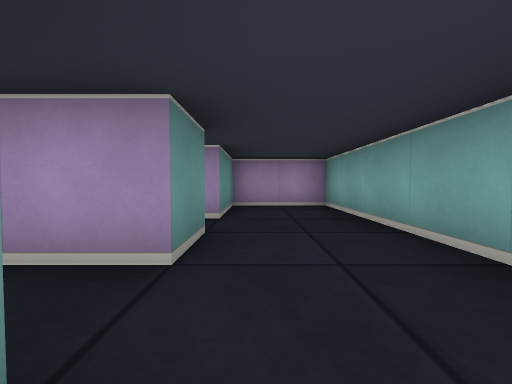
View 1 (above)

12 first-person views from a walk through a cub3D level. The camera is about half as high as the walls, tilts 2° down and sees 90° across. The floor is counted in squares. Each view is taken from the middle of a square. On the plan, view 1 faces up. The plan holds only what a view shows up to about 9 squares ahead; the rest is blank.

View 2
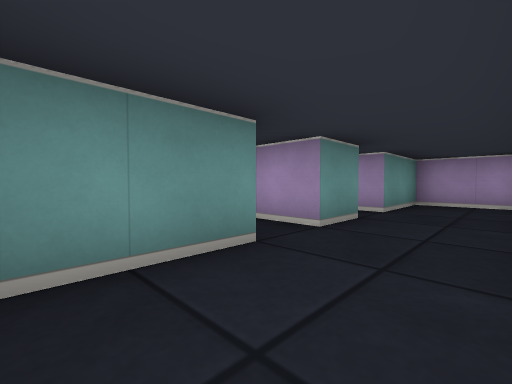

View 3
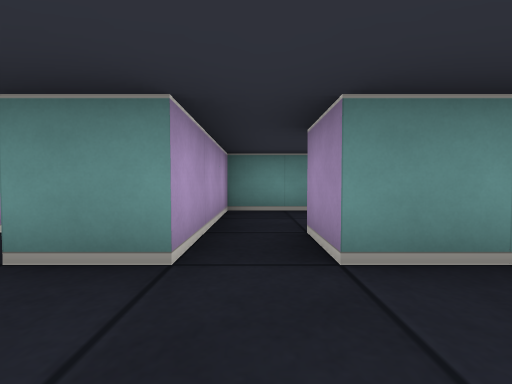

View 4
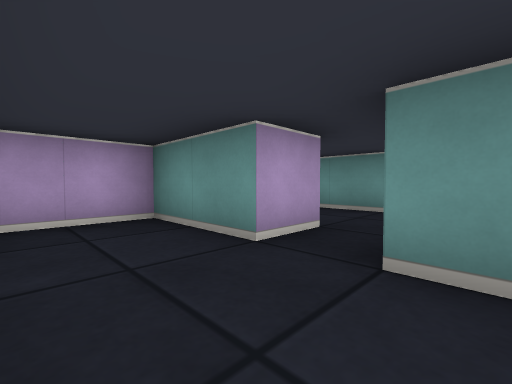

View 5
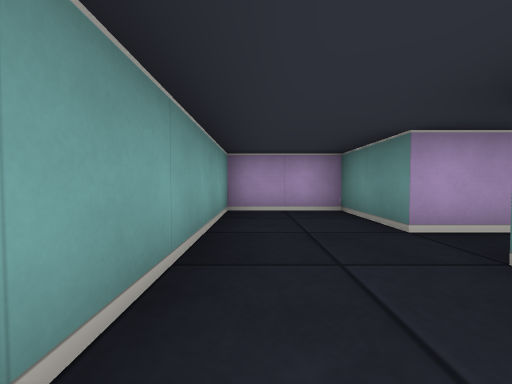

View 6
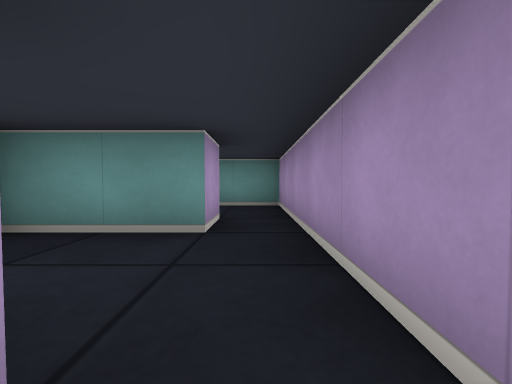

View 7
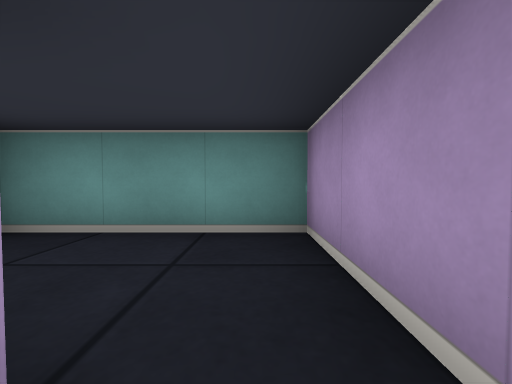

View 8
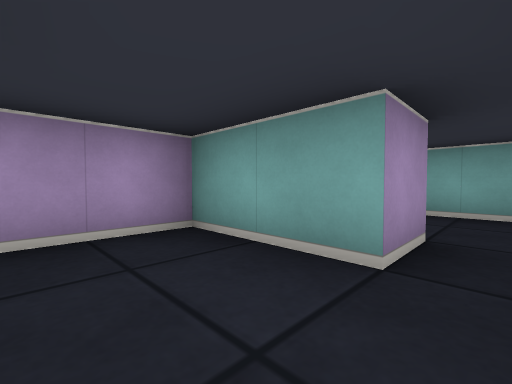

View 9
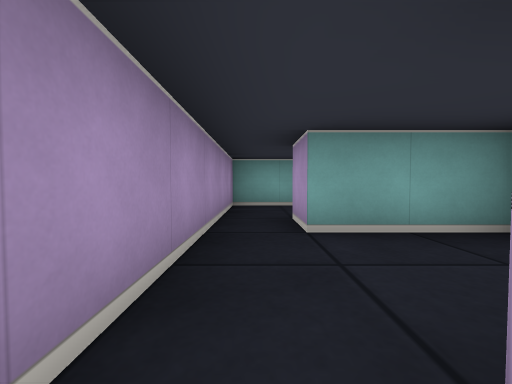

View 10
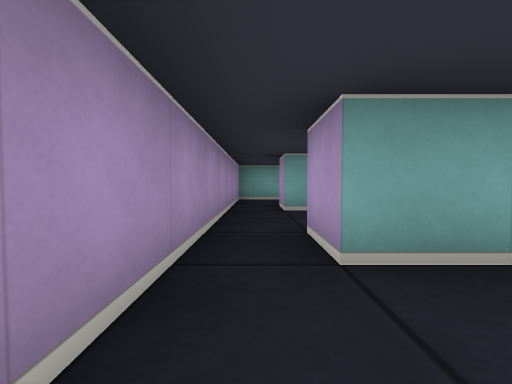

View 11
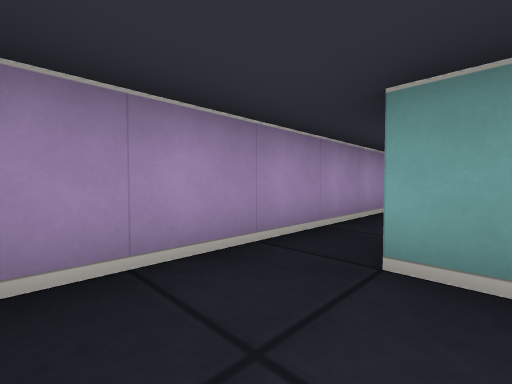

View 12
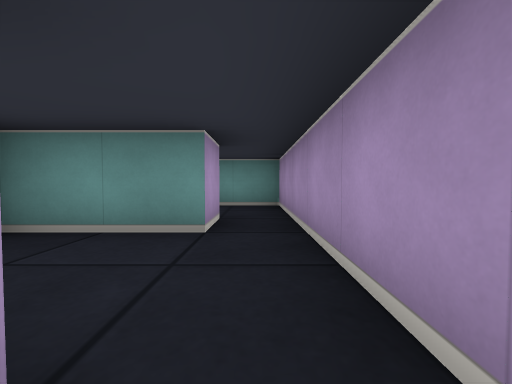

### Floor plan
Points are (right, up) in squares from view 1. A wall is a line through its corners. A room is listed if a view was taken in it or the views show most of it. See-through windows are left out.
Room 1 (views 1, 2, 4, 6)
walls: (-0.5, 2.5) (-0.5, 1.5) (-1.5, 1.5); (-1.6, 0.5) (-0.5, 0.5) (-0.5, -1.5) (1.5, -1.5) (1.5, 2.5)
ways out: opening at (0.5, 2) to room 2; opening at (-1, 1) to room 3
Room 2 (views 3, 5)
walls: (1.5, 2.5) (1.5, 5.5) (-0.5, 5.5) (-0.5, 3.5)
ways out: opening at (0.5, 2) to room 1; opening at (-1, 3) to room 4
Room 3 (view 7)
walls: (-4.5, 0.5) (-3.5, 0.5) (-3.5, -1.5); (-1.5, 1.5) (-4.5, 1.5)
ways out: opening at (-1, 1) to room 1; opening at (-4, 1) to room 8
Room 4 (view 8)
walls: (-0.5, 3.5) (-1.5, 3.5) (-1.5, 4.5); (-3.5, 4) (-3.5, 2.5) (-0.5, 2.5)
ways out: opening at (-1, 3) to room 2; opening at (-2.5, 4) to room 9
Room 5 (views 9, 12)
walls: (-7.5, 4.5) (-6.5, 4.5) (-6.5, 2.5); (-4.5, 2.4) (-4.5, 4.5) (-3.5, 4.5); (-3.5, 5.5) (-7.5, 5.5)
ways out: opening at (-7, 5) to room 6; opening at (-4, 5) to room 9
Room 6 (view 10)
walls: (-7.5, 5.5) (-9.5, 5.5) (-9.5, 4.1)
ways out: opening at (-7, 5) to room 5; opening at (-8.5, 4) to room 7
Room 7 (view 11)
walls: (-7.5, 3.4) (-7.5, 4.5)
ways out: opening at (-8.5, 4) to room 6
Room 8 (no view inside)
walls: (-4.5, 1.5) (-6.5, 1.5) (-6.5, -1.5)
ways out: opening at (-4, 1) to room 3
Room 9 (no view inside)
walls: (-1.5, 4.5) (-1.5, 5.5) (-3.5, 5.5)
ways out: opening at (-2.5, 4) to room 4; opening at (-4, 5) to room 5

Positions as (right, up) in squares from view 1, and headings:
1: (0, 0), facing up
2: (1, -1), facing up-left
3: (1, 3), facing left
4: (1, 2), facing down-left
5: (1, 3), facing down
6: (-1, 1), facing left
7: (-4, 1), facing left
8: (-3, 3), facing up-right
9: (-7, 5), facing right
10: (-9, 5), facing right
11: (-9, 4), facing up-right
12: (-4, 5), facing left
